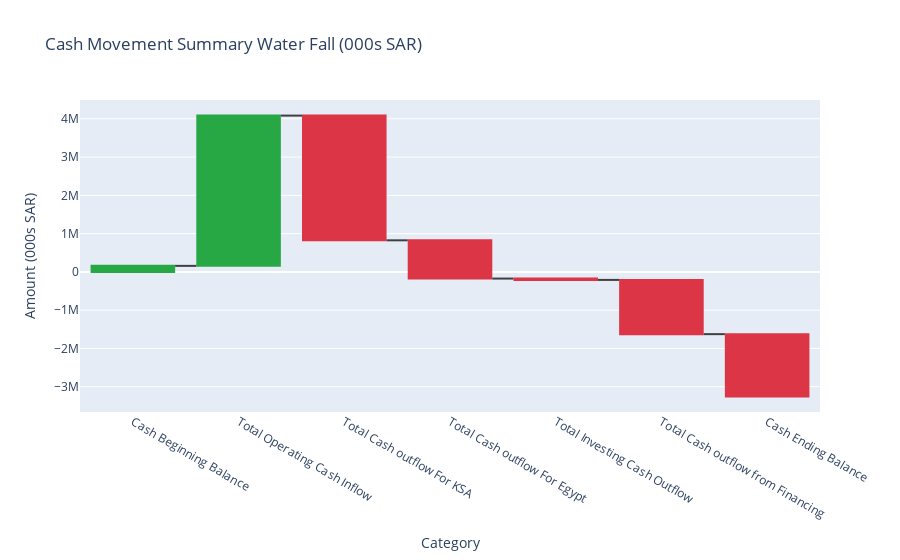

Source (notebook cell):
### Markdown cell above
# Waterfall dashboard

### Code cell
import plotly.io as pio
from plotly.graph_objs import Figure, Waterfall

fig = Figure(
    data=[
        Waterfall(
            x=list(dict.keys()),
            y=list(dict.values()),
            connector={"line": {"color": "rgb(63, 63, 63)"}},
            increasing={"marker": {"color": "#28a745"}},
            decreasing={"marker": {"color": "#dc3545"}},
            totals={"marker": {"color": "#0066cc"}}
        )
    ]
)
fig.update_layout(
    title="Cash Movement Summary Water Fall (000s SAR)",
    yaxis_title="Amount (000s SAR)",
    xaxis_title="Category",
    autosize=True
)
fig.show()

### Figure 1 — Plotly figure (JSON) as saved in the notebook; plotly's stock layout.template omitted (floating-point values rounded to 4 significant figures)
{"data": [{"connector": {"line": {"color": "rgb(63, 63, 63)"}}, "decreasing": {"marker": {"color": "#dc3545"}}, "increasing": {"marker": {"color": "#28a745"}}, "totals": {"marker": {"color": "#0066cc"}}, "type": "waterfall", "x": ["Cash Beginning Balance", "Total Operating Cash Inflow", "Total Cash outflow For KSA", "Total Cash outflow For Egypt ", "Total Investing Cash Outflow", "Total Cash outflow from Financing ", "Cash Ending Balance"], "y": [157800.0, 3926000.0, -3259000.0, -999800.0, -35000, -1417000.0, -1627000.0]}], "layout": {"autosize": true, "title": {"text": "Cash Movement Summary Water Fall (000s SAR)"}, "xaxis": {"title": {"text": "Category"}}, "yaxis": {"title": {"text": "Amount (000s SAR)"}}}}
